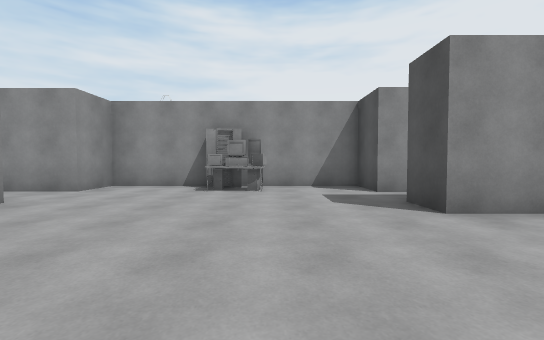
View 1 (above)

19 first-person views from a walk through a scene from a Unity 3-D project. The camera is 1.3 m above the floor, tilts 2° down and sees 90° across. Doors are open. The floor is counted in squares, 2 m on a side. Each view is taken from the middle of a square. On the plan, view 1 faces up. The plan holds only what a view shows up to about 9 squares ahead; the rest is blank. The place goes on beyond the plan. The player is left out. Some animated figures are left out. Surface patterns are stand-ins for the level's own textures.

View 2
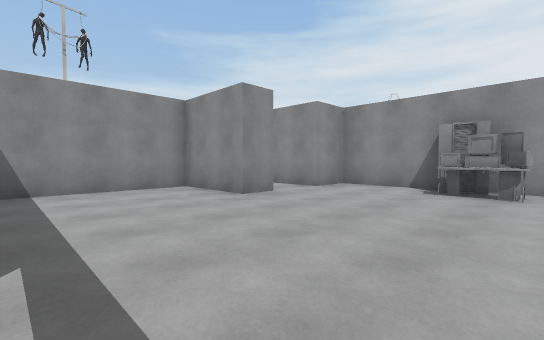

View 3
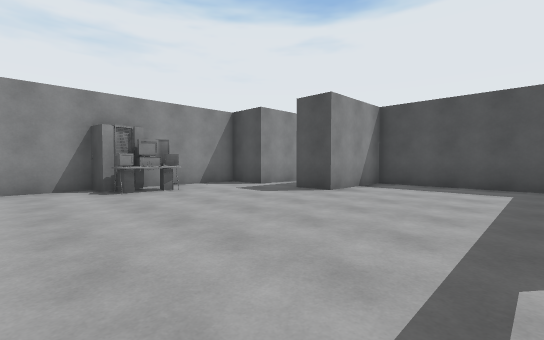

View 4
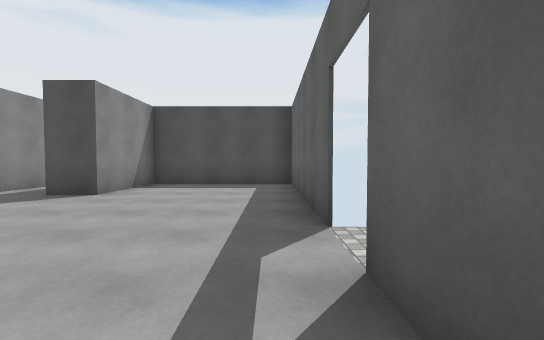

View 5
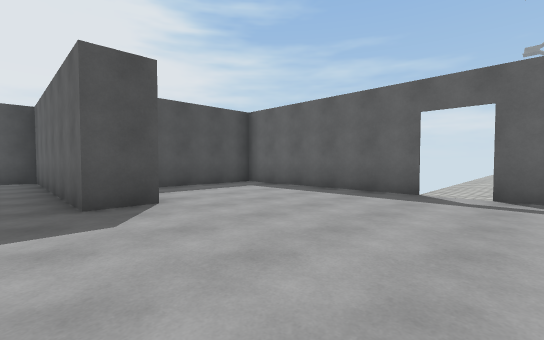

View 6
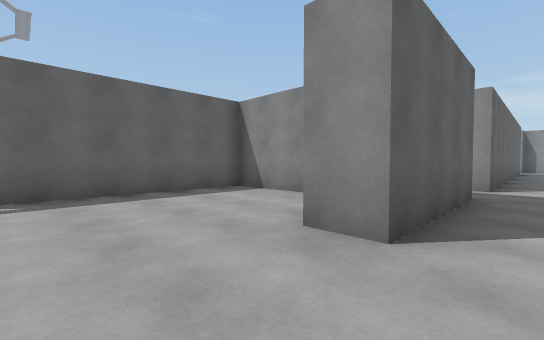

View 7
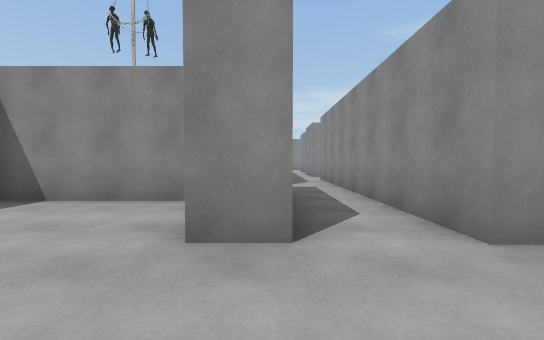

View 8
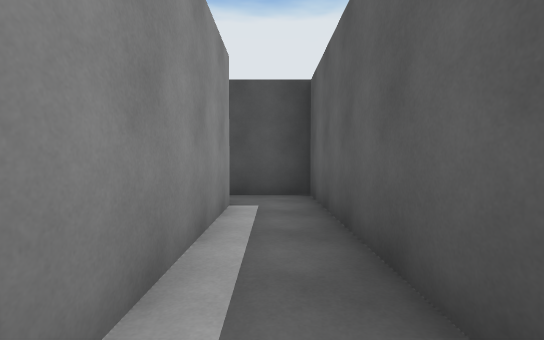

View 9
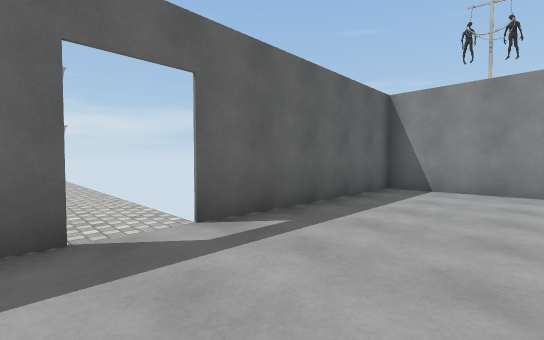

View 10
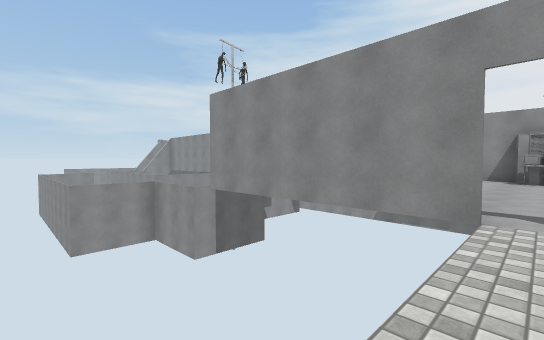

View 11
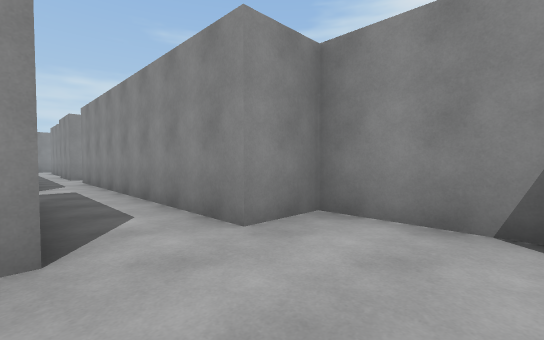

View 12
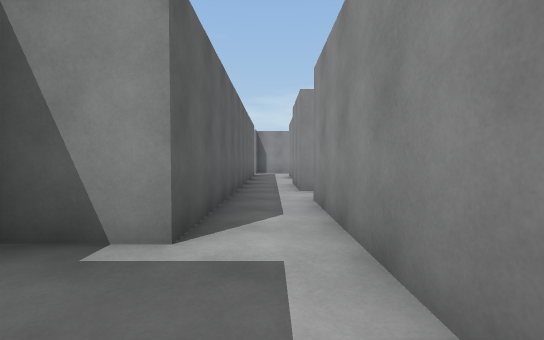

View 13
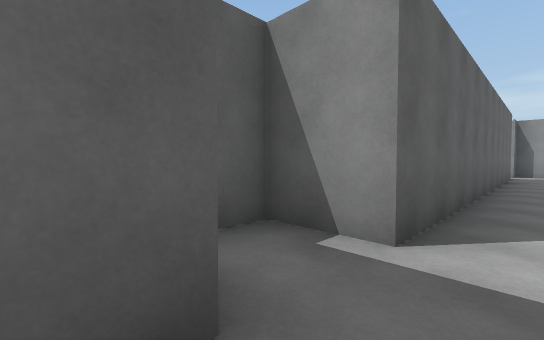

View 14
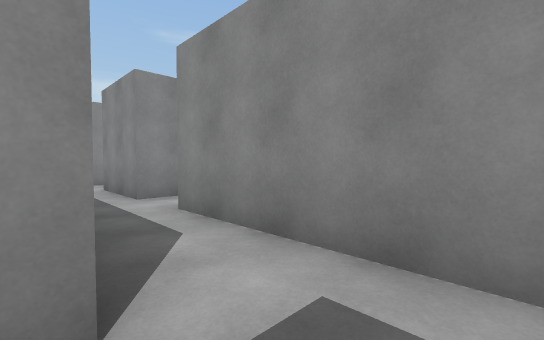

View 15
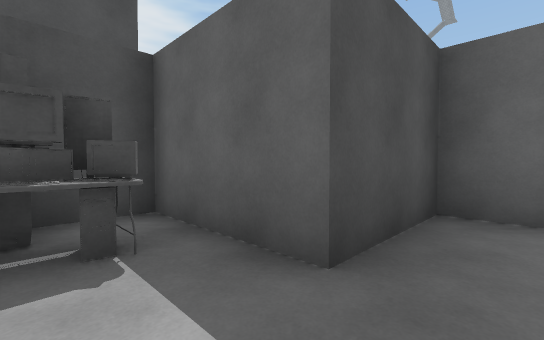

View 16
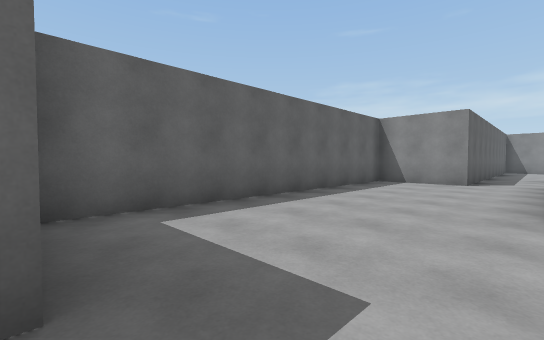

View 17
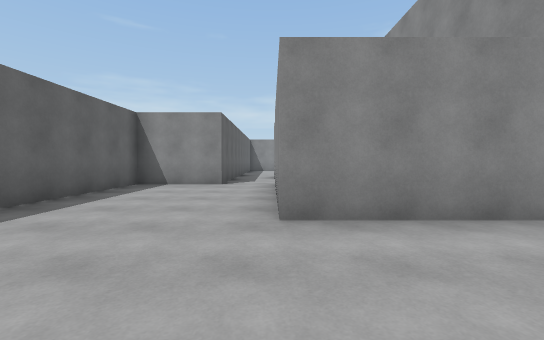

View 18
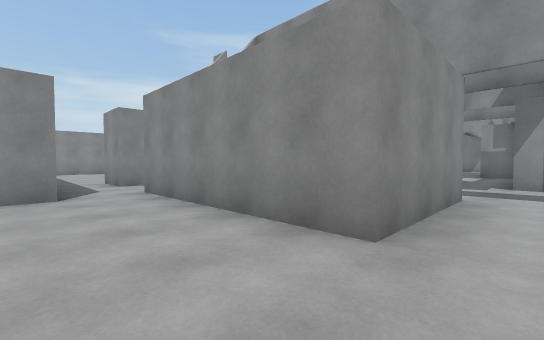

View 19
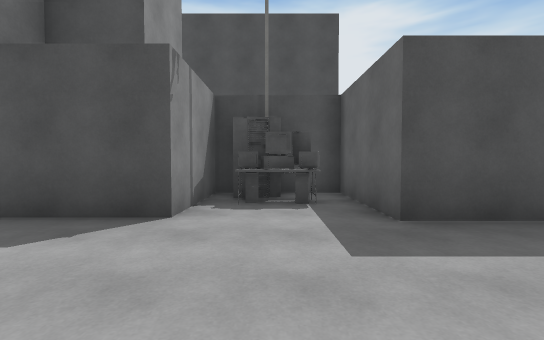

### Floor plan
Key: @ floor where view 1 was taken; # wall or solid block; . main floor; - floor 4 m lower than the main floor; v drop or lower ground; O other object.
Columns run from 24 left of view 1 to 8 right of it. Each row starts with its distance up from view 1.
  8           v
  7           ##        ########
  6        #..##.########..OO..######
  5      ...........................#
  4      ######---##.###.......######
  3           #---####...........#
  2    #      #------#...........#
  1 ------#####----O##...........#
  0 -----------------#......@....#
 -1    ###--------#########.######
 -2      #--------#        .
 -3      ##########
 -4                        .

Where each view was taken, in squares from view 1:
view 1: 0 up, 0 right, facing up
view 2: 0 up, 0 right, facing up-left
view 3: 0 up, 3 left, facing up-right
view 4: 0 up, 3 left, facing right
view 5: 5 up, 2 left, facing down-right
view 6: 5 up, 2 left, facing down-left
view 7: 4 up, 2 left, facing left
view 8: 5 up, 3 right, facing right
view 9: 2 up, 0 right, facing down-left
view 10: 4 down, 1 left, facing up-left
view 11: 4 up, 2 left, facing up-left
view 12: 5 up, 7 left, facing left
view 13: 5 up, 7 left, facing down-left
view 14: 4 up, 8 left, facing up-left
view 15: 1 up, 11 left, facing down-right
view 16: 1 up, 10 left, facing down-left
view 17: 1 up, 11 left, facing left
view 18: 1 down, 13 left, facing up-left
view 19: 1 up, 13 left, facing right
